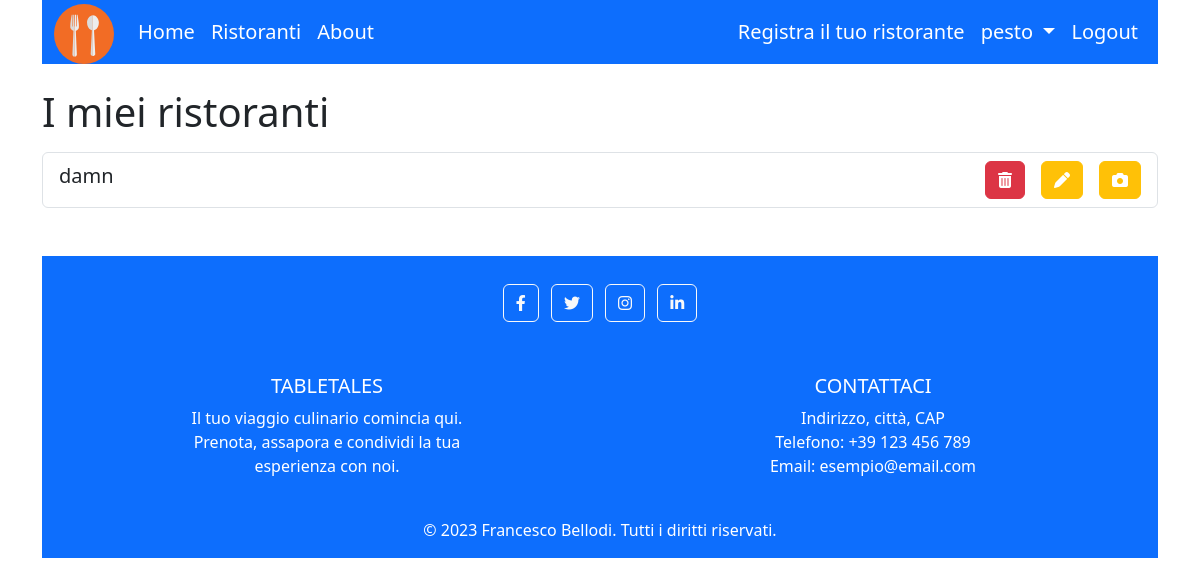
Before: /restaurants/own-restaurants/ (signed in) with the older database file.
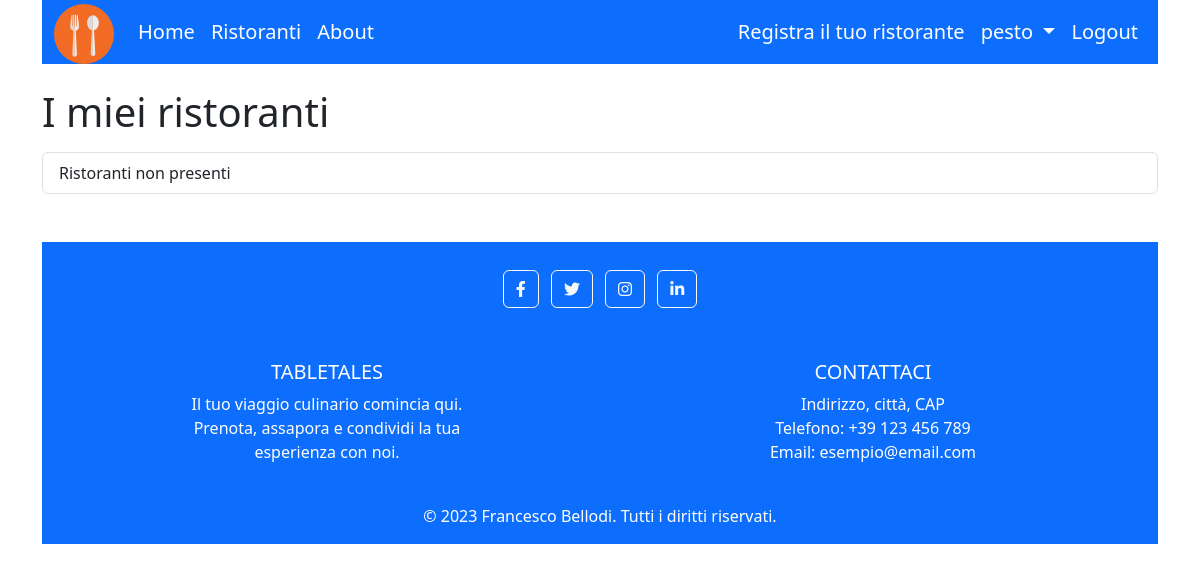
After: the same page with the newer database file.
### restaurantsApp/models.py (models this page shows, shortened)
class Restaurant(models.Model):
    restaurantID = models.IntegerField(primary_key=True)
    owner = models.ForeignKey(settings.AUTH_USER_MODEL, on_delete=models.CASCADE)
    name = models.CharField(max_length=100)
    address = models.CharField(max_length=200)
    phone_number = PhoneNumberField()
    cuisine_type = models.CharField(max_length=200)
    meal_type = models.CharField(max_length=200)
    max_booking = models.IntegerField(default=100)
    average_rating = models.FloatField(default=0, null=True)
    def str_for_logged_user(self):
        return self.name

### restaurantsApp/views.py (the view)
# urls.py: path("own-restaurants/", RestaurantOwnerListView.as_view(), name='user_restaurants'),
class RestaurantOwnerListView(LoginRequiredMixin, ListView):
    model = Restaurant
    template_name = 'restaurantsApp/user_restaurants.html'  # Specifica il percorso al tuo template
    context_object_name = 'objects'  # Nome del contesto da utilizzare nel template
    def get_context_data(self, *, object_list=None, **kwargs):
        context = super().get_context_data(**kwargs)
        context["obj_delete"] = 'restaurant_delete'
        context["title_page"] = 'I miei ristoranti'
        context["obj_name"] = 'Ristoranti'
        context["obj_update"] = 'restaurant_update'
        return context
    def get_queryset(self):
        user = self.request.user
        return Restaurant.objects.filter(owner=user)

### mixins/user_mixins.py (called while the page is built)
    def test_func(self):
        return self.request.user.is_authenticated

### restaurantsApp/templates/restaurantsApp/user_restaurants.html
{% extends 'user-object-list.html' %}
{% load django_bootstrap5 %}
{% block modify %}
  <div class="me-3 my-auto">
  <a class="btn btn-warning" href="{% url 'restaurant_update' obj.pk %}"><i class="fa-solid fa-pen" style="color: #ffffff;"></i></a>
  </div>
  <div class="my-auto">
  <a class="btn btn-warning" href="{% url 'photo_create' obj.pk %}"><i class="fa-solid fa-camera" style="color: #ffffff;"></i></a>
  </div>
{% endblock %}

### templates/user-object-list.html (shortened to what this page needs)
{% extends "base.html" %}
{% load django_bootstrap5 %}
{% block content %}
    <h1>{{ title_page }}</h1>
    <ul class="list-group mt-3">
    {% for obj in objects %}
      <li class="list-group-item">
        <div class="d-flex justify-content-between align-items-center">
          <h5>{{ obj.str_for_logged_user }}</h5>
          <div class="d-flex">
            <form action="{% url obj_delete obj.pk %}" method="post" class="me-3 ">
                <button type="submit" class="btn btn-danger" onclick="return confirm('Sicuro di voler eliminare?')">
                    <i class="fas fa-trash-alt"></i>
                </button>
            </form>
            {% block modify %}{% endblock %}
          </div>
        </div>
      </li>
    {% empty %}
      <li class="list-group-item">{{ obj_name }} non presenti</li>
    {% endfor %}
    </ul>
{% endblock %}

Changed rows visible on the page:
removed Restaurant: str_for_logged_user "damn"
Other visible differences:
{{ obj_name }}: (not shown) → "Ristoranti"
text now shown: "non presenti"
